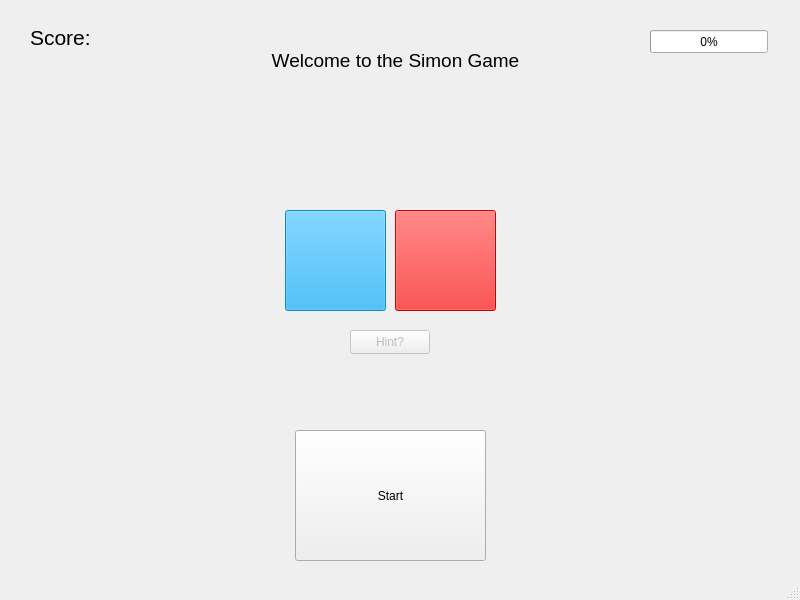
<?xml version="1.0" encoding="UTF-8"?>
<ui version="4.0">
 <class>View</class>
 <widget class="QMainWindow" name="View">
  <property name="geometry">
   <rect>
    <x>0</x>
    <y>0</y>
    <width>800</width>
    <height>600</height>
   </rect>
  </property>
  <property name="windowTitle">
   <string>View</string>
  </property>
  <widget class="QWidget" name="centralwidget">
   <widget class="QPushButton" name="startButton">
    <property name="geometry">
     <rect>
      <x>295</x>
      <y>430</y>
      <width>191</width>
      <height>131</height>
     </rect>
    </property>
    <property name="text">
     <string>Start</string>
    </property>
   </widget>
   <widget class="QLabel" name="scoreLabel">
    <property name="geometry">
     <rect>
      <x>30</x>
      <y>27</y>
      <width>121</width>
      <height>21</height>
     </rect>
    </property>
    <property name="font">
     <font>
      <pointsize>16</pointsize>
     </font>
    </property>
    <property name="text">
     <string>Score: </string>
    </property>
    <property name="alignment">
     <set>Qt::AlignLeading|Qt::AlignLeft|Qt::AlignVCenter</set>
    </property>
   </widget>
   <widget class="QLabel" name="messageLabel">
    <property name="geometry">
     <rect>
      <x>220</x>
      <y>20</y>
      <width>351</width>
      <height>81</height>
     </rect>
    </property>
    <property name="font">
     <font>
      <pointsize>14</pointsize>
     </font>
    </property>
    <property name="text">
     <string>Welcome to the Simon Game</string>
    </property>
    <property name="alignment">
     <set>Qt::AlignCenter</set>
    </property>
   </widget>
   <widget class="QProgressBar" name="progressBar">
    <property name="geometry">
     <rect>
      <x>650</x>
      <y>30</y>
      <width>118</width>
      <height>23</height>
     </rect>
    </property>
    <property name="value">
     <number>0</number>
    </property>
   </widget>
   <widget class="QPushButton" name="redButton">
    <property name="enabled">
     <bool>false</bool>
    </property>
    <property name="geometry">
     <rect>
      <x>395</x>
      <y>210</y>
      <width>101</width>
      <height>101</height>
     </rect>
    </property>
    <property name="autoFillBackground">
     <bool>false</bool>
    </property>
    <property name="styleSheet">
     <string notr="true">background-color: rgb(250, 0, 0);</string>
    </property>
    <property name="text">
     <string/>
    </property>
   </widget>
   <widget class="QPushButton" name="blueButton">
    <property name="enabled">
     <bool>false</bool>
    </property>
    <property name="geometry">
     <rect>
      <x>285</x>
      <y>210</y>
      <width>101</width>
      <height>101</height>
     </rect>
    </property>
    <property name="styleSheet">
     <string notr="true">background-color: rgb(26,163,232);</string>
    </property>
    <property name="text">
     <string/>
    </property>
   </widget>
   <widget class="QPushButton" name="hintButton">
    <property name="enabled">
     <bool>false</bool>
    </property>
    <property name="geometry">
     <rect>
      <x>350</x>
      <y>330</y>
      <width>80</width>
      <height>24</height>
     </rect>
    </property>
    <property name="text">
     <string>Hint?</string>
    </property>
   </widget>
   <widget class="QLabel" name="hintText">
    <property name="geometry">
     <rect>
      <x>240</x>
      <y>360</y>
      <width>301</width>
      <height>31</height>
     </rect>
    </property>
    <property name="text">
     <string/>
    </property>
    <property name="alignment">
     <set>Qt::AlignCenter</set>
    </property>
   </widget>
  </widget>
  <widget class="QStatusBar" name="statusbar"/>
 </widget>
 <resources/>
 <connections/>
</ui>
